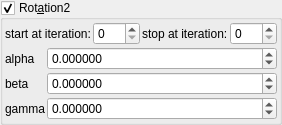
    <widget class="MyGroupBox" name="groupCheck_transf_rotation2_enabled_false">
     <property name="title">
      <string>Rot&amp;ation2</string>
     </property>
     <property name="checkable">
      <bool>true</bool>
     </property>
     <layout class="QVBoxLayout" name="verticalLayout_9" stretch="0,0">
      <property name="spacing">
       <number>2</number>
      </property>
      <property name="leftMargin">
       <number>2</number>
      </property>
      <property name="topMargin">
       <number>2</number>
      </property>
      <property name="rightMargin">
       <number>2</number>
      </property>
      <property name="bottomMargin">
       <number>2</number>
      </property>
      <item>
       <layout class="QHBoxLayout" name="horizontalLayout_5" stretch="0,1,0,1">
        <item>
         <widget class="QLabel" name="label_90">
          <property name="text">
           <string>start at iteration:</string>
          </property>
         </widget>
        </item>
        <item>
         <widget class="MySpinBox" name="spinboxInt_transf_start_iterations_C">
          <property name="sizePolicy">
           <sizepolicy hsizetype="Minimum" vsizetype="Maximum">
            <horstretch>0</horstretch>
            <verstretch>0</verstretch>
           </sizepolicy>
          </property>
          <property name="minimum">
           <number>0</number>
          </property>
          <property name="maximum">
           <number>999</number>
          </property>
          <property name="value">
           <number>0</number>
          </property>
         </widget>
        </item>
        <item>
         <widget class="QLabel" name="label_62">
          <property name="text">
           <string>stop at iteration:</string>
          </property>
         </widget>
        </item>
        <item>
         <widget class="MySpinBox" name="spinboxInt_transf_stop_iterations_C">
          <property name="sizePolicy">
           <sizepolicy hsizetype="Preferred" vsizetype="Maximum">
            <horstretch>0</horstretch>
            <verstretch>0</verstretch>
           </sizepolicy>
          </property>
          <property name="maximum">
           <number>999</number>
          </property>
         </widget>
        </item>
       </layout>
      </item>
      <item>
       <layout class="QGridLayout" name="gridLayout_28" columnstretch="0,1">
        <property name="spacing">
         <number>2</number>
        </property>
        <item row="1" column="0">
         <widget class="QLabel" name="label_58">
          <property name="text">
           <string notr="true">beta</string>
          </property>
         </widget>
        </item>
        <item row="2" column="0">
         <widget class="QLabel" name="label_59">
          <property name="text">
           <string notr="true">gamma</string>
          </property>
         </widget>
        </item>
        <item row="0" column="0">
         <widget class="QLabel" name="label_46">
          <property name="text">
           <string notr="true">alpha</string>
          </property>
         </widget>
        </item>
        <item row="0" column="1">
         <widget class="MyDoubleSpinBox" name="spinboxd3_transf_rotation_x">
          <property name="sizePolicy">
           <sizepolicy hsizetype="Minimum" vsizetype="Maximum">
            <horstretch>0</horstretch>
            <verstretch>0</verstretch>
           </sizepolicy>
          </property>
          <property name="prefix">
           <string/>
          </property>
          <property name="suffix">
           <string/>
          </property>
          <property name="decimals">
           <number>6</number>
          </property>
          <property name="minimum">
           <double>-36000.000000000000000</double>
          </property>
          <property name="maximum">
           <double>36000.000000000000000</double>
          </property>
          <property name="singleStep">
           <double>1.000000000000000</double>
          </property>
         </widget>
        </item>
        <item row="1" column="1">
         <widget class="MyDoubleSpinBox" name="spinboxd3_transf_rotation_y">
          <property name="sizePolicy">
           <sizepolicy hsizetype="Minimum" vsizetype="Maximum">
            <horstretch>0</horstretch>
            <verstretch>0</verstretch>
           </sizepolicy>
          </property>
          <property name="prefix">
           <string/>
          </property>
          <property name="suffix">
           <string/>
          </property>
          <property name="decimals">
           <number>6</number>
          </property>
          <property name="minimum">
           <double>-36000.000000000000000</double>
          </property>
          <property name="maximum">
           <double>36000.000000000000000</double>
          </property>
          <property name="singleStep">
           <double>1.000000000000000</double>
          </property>
         </widget>
        </item>
        <item row="2" column="1">
         <widget class="MyDoubleSpinBox" name="spinboxd3_transf_rotation_z">
          <property name="sizePolicy">
           <sizepolicy hsizetype="Minimum" vsizetype="Maximum">
            <horstretch>0</horstretch>
            <verstretch>0</verstretch>
           </sizepolicy>
          </property>
          <property name="prefix">
           <string/>
          </property>
          <property name="suffix">
           <string/>
          </property>
          <property name="decimals">
           <number>6</number>
          </property>
          <property name="minimum">
           <double>-36000.000000000000000</double>
          </property>
          <property name="maximum">
           <double>36000.000000000000000</double>
          </property>
          <property name="singleStep">
           <double>1.000000000000000</double>
          </property>
         </widget>
        </item>
       </layout>
      </item>
     </layout>
    </widget>
